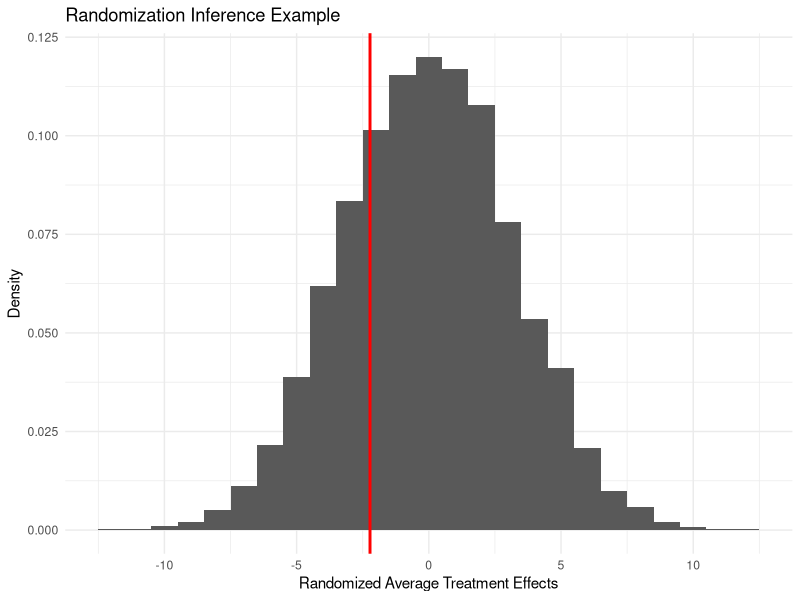

Reproduce this figure in R.
#############################################################################################
# Causal Inference Workshop 
# Anna Papp (ap3907@columbia.edu)
# Week 9 - Randomization inference simple example 
# Based on: https://www.alexstephenson.me/post/randomization-inference-a-simple-example/
# last modified: 03/28/24
#############################################################################################

# Setup -------------------------------------------------------------------------------------

# clear variables in environment and script
rm(list=ls(all=TRUE)); cat("\014") 

# libraries 
library(dplyr)
library(ggplot2)
library(readr)

# set random seed 
set.seed(12345)

# Generate Data -------------------------------------------------------------

# generate some data 
data <- data.frame(id = c(1:50),
                   y = round(rnorm(50, 0, 10)),
                   treat = sample(0:1, 50, replace = T))

# potential outcomes 
data <- data %>% mutate(y_i1 = ifelse(treat == 1, y, NA),
                        y_i0 = ifelse(treat == 0, y, NA))

# Sharp Null ----------------------------------------------------------------

# fill in potential outcomes for the sharp null (for illustration)
dataRandInf <- data %>% mutate(y_i1 = ifelse(is.na(y_i1), y_i0, y_i1),
                               y_i0 = ifelse(is.na(y_i0), y_i1, y_i0))


# ATE -----------------------------------------------------------------------

# calculate ATE 
ATE <- mean(dataRandInf$y[dataRandInf$treat == 1]) - mean(dataRandInf$y[dataRandInf$treat == 0])
print(ATE)

# (or regression)
summary(lm(y ~ treat, data = dataRandInf))

# Randomization Inference ---------------------------------------------------

# number of draws 
n <- 10000

# generate possible treatments
possibleTreat <-  matrix(NA, n, 50)
for(i in 1:n){
  possibleTreat[i,] <- sample(dataRandInf$treat, 50, replace = T)
}

# now calculate ATE for each 
possibleATE <- NA 
for(i in 1:n){
  
  # calculate mean of treated and not treated for each random assignment 
  meanTreat <- mean(dataRandInf$y[possibleTreat[i,]== 1])
  meanNotTreat <- mean(dataRandInf$y[possibleTreat[i,]== 0])
  
  # calculate ATE for each 
  possibleATE[i] <- meanTreat - meanNotTreat
  
}

# plot the distribution of possible ATEs
ggplot(as.data.frame(possibleATE), aes(x = possibleATE))+
  geom_histogram(aes(y=..density..), binwidth = 1)+
  geom_vline(xintercept = ATE, color = "red", size = 1)+
  theme_minimal()+
  xlab("Randomized Average Treatment Effects")+
  ylab("Density")+
  ggtitle("Randomization Inference Example")

# calculate p-value 
sum(possibleATE > ATE)/length(possibleATE)


